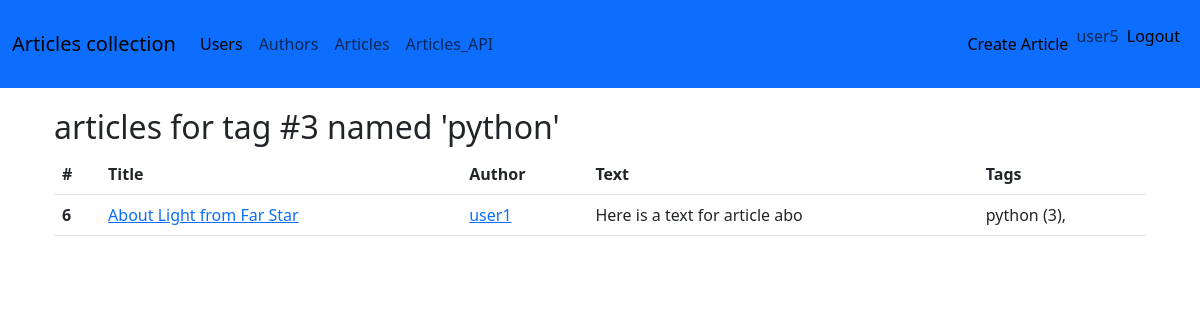
The page /articles/tag/3 (signed in) on the database its author committed.
### blog/models.py (models this page shows, shortened)
class User(db.Model, UserMixin):
    __tablename__ = 'users'  # optional
    id = db.Column(db.Integer, primary_key=True)
    username = db.Column(db.String(255), unique=True)
    email = db.Column(db.String(255), unique=True)
    password = db.Column(db.String(255))
    is_staff = db.Column(db.Boolean, default=False)
    author = relationship("Author", uselist=False, back_populates='user')     # 1:1

class Tag(db.Model):
    __tablename__ = 'tags'
    id = db.Column(db.Integer, primary_key=True)
    name = db.Column(db.String(255), nullable=False)
    articles = db.relationship('Article', secondary=article_tag_associations_table, back_populates='tags')

class Article(db.Model):
    __tablename__ = 'articles'  # optional
    id = db.Column(db.Integer, primary_key=True)
    title = db.Column(db.String(255))
    text = db.Column(db.String)
    created_at = db.Column(db.DateTime, default=datetime.utcnow)
    updated_at = db.Column(db.DateTime, default=datetime.utcnow, onupdate=datetime.utcnow )
    author_id = db.Column(db.Integer, db.ForeignKey("authors.id"), nullable=False)     # 1:n relation
    author = db.relationship('Author', back_populates="articles")           # creates list article.user
    tags = db.relationship('Tag', secondary=article_tag_associations_table, back_populates='articles')

### blog/article/views.py (the view)
@article.route('/tag/<int:pk>')
@login_required
def article_tag_details(pk: int):
    selected_tag = Tag.query.filter_by(id=pk).one_or_none()
    article_set = Article.query.options(joinedload(Article.tags)).filter(Article.tags.any(Tag.id == pk))
    if not article_set:
        raise NotFound(f"Article with tag #{pk} doesn't exist!")
    return render_template(
        'articles/article_set.html',
        article_set=article_set,
        selected_tag=selected_tag,
    )

### blog/app.py (called while the page is built)
def register_extensions(app):
    db.init_app(app)
    migrate.init_app(app, db,
                     compare_type=True,
                     )
    csrf.init_app(app)
    api = init_api(app)
    login_manager.login_view = 'auth.login'
    login_manager.init_app(app)
    @login_manager.user_loader
    def load_user(user_id):
        return User.query.get(int(user_id))

### blog/templates/articles/article_set.html (shortened to what this page needs)
{% extends 'base.html' %}
{% block body %}
<div class="container">
<h2> articles for tag #{{selected_tag.id }} named '{{ selected_tag.name }}'</h2>
    <table class="table">
        <thead>
        <tr>
            <th scope="col">#</th>
            <th scope="col">{{ 'Title' }}</th>
            <th scope="col">{{ 'Author' }}</th>
            <th scope="col">{{ 'Text' }}</th>
            <th scope="col">{{ 'Tags' }}</th>
        </tr>
        </thead>
        <tbody>
        {% for article in article_set %}
        <tr>
            <th scope="row">{{ article.id }}</th>
            <td>
                <a href="{{ url_for('article.article_details', pk=article.id ) }}"> {{ article.title }} </a>
            </td>
            <td>
                <a href="{{ url_for('user.user_details', pk=article.author.user_id ) }}">
                    {{ article.author.user.username }}
                </a>
            </td>
            <td>
                {{ article.text[:30] }}
            </td>
            <td>
                {% for tag in article.tags %}
                {{ tag.name }} ({{tag.id}}),
                {% endfor %}
            </td>
        </tr>
        {% endfor %}
        </tbody>
    </table>
</div>
{% endblock %}

### blog/templates/navbar.html (shortened to what this page needs)
<nav class="navbar navbar-expand-lg bg-primary" style="margin-bottom:20px;">
  <div class="container-fluid">
<a class="navbar-brand" href="#">Articles collection</a>
    <div class="collapse navbar-collapse" id="navbarSupportedContent">
      <ul class="navbar-nav me-auto mb-2 mb-lg-0">
        <li class="nav-item">
          <a class="nav-link active" aria-current="page" href="{{ url_for('user.user_list') }}">Users</a>
        </li>
        <li class="nav-item">
          <a class="nav-link" aria-current="page" href="{{ url_for('author.author_list') }}">Authors</a>
        </li>
        <li class="nav-item">
          <a class="nav-link" href="{{ url_for('article.article_list') }}">Articles</a>
        </li>
          <li class="nav-item">
          <a class="nav-link" href="{{ url_for('article.article_api_list') }}">Articles_API</a>
        </li>
      </ul>
        <div class="navbar-text">
            {% if current_user.is_authenticated %}
          <ul class="navbar-nav">
                <li class="nav-item" style ="padding-top: var(--bs-nav-link-padding-y); padding-bottom: var(--bs-nav-link-padding-y);">
                    <a class="nav-link" href="{{ url_for('article.create_article') }}">Create Article</a>
                </li>
                <li class="nav-item" style ="padding-top: var(--bs-nav-link-padding-y); padding-bottom: var(--bs-nav-link-padding-y);">
                    {{ current_user.username}}
                </li>
                <li class="nav-item">
                      <a class="nav-link" href="{{ url_for('auth.logout') }}">Logout</a>
                </li>
          </ul>
           {% endif %}
      </div>
    </div>
  </div>
</nav>

### rows shown on the page
User: username "user5"
Tag: id "3", name "python"
Article: id "6", title "About Light from Far Star", author.user.username "user1", text "Here is a text for article abo"

### other values the page prints
{{ 'Title' }} "Title"
{{ 'Author' }} "Author"
{{ 'Text' }} "Text"
{{ 'Tags' }} "Tags"
